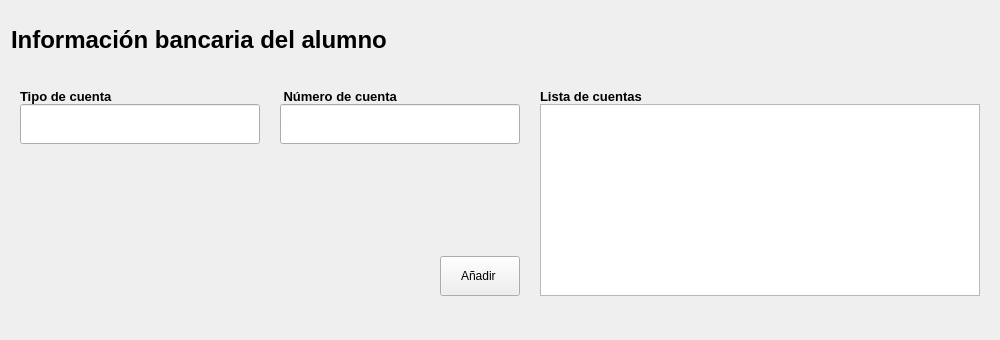
              <widget class="QFrame" name="info_bancaria_alumno">
               <property name="sizePolicy">
                <sizepolicy hsizetype="Preferred" vsizetype="Preferred">
                 <horstretch>0</horstretch>
                 <verstretch>10</verstretch>
                </sizepolicy>
               </property>
               <property name="minimumSize">
                <size>
                 <width>1000</width>
                 <height>340</height>
                </size>
               </property>
               <property name="styleSheet">
                <string notr="true"/>
               </property>
               <property name="frameShape">
                <enum>QFrame::NoFrame</enum>
               </property>
               <property name="frameShadow">
                <enum>QFrame::Raised</enum>
               </property>
               <property name="tipo" stdset="0">
                <string>espacio_preguntas_form</string>
               </property>
               <layout class="QVBoxLayout" name="verticalLayout_9">
                <property name="topMargin">
                 <number>20</number>
                </property>
                <item>
                 <widget class="QLabel" name="label_segmento_info_bancaria_alumno">
                  <property name="minimumSize">
                   <size>
                    <width>0</width>
                    <height>30</height>
                   </size>
                  </property>
                  <property name="maximumSize">
                   <size>
                    <width>16777215</width>
                    <height>20</height>
                   </size>
                  </property>
                  <property name="font">
                   <font>
                    <family>Arial</family>
                    <pointsize>18</pointsize>
                    <weight>75</weight>
                    <bold>true</bold>
                   </font>
                  </property>
                  <property name="styleSheet">
                   <string notr="true"/>
                  </property>
                  <property name="text">
                   <string>Información bancaria del alumno</string>
                  </property>
                  <property name="scaledContents">
                   <bool>false</bool>
                  </property>
                 </widget>
                </item>
                <item alignment="Qt::AlignVCenter">
                 <widget class="QFrame" name="preguntas_info_bancaria_alumno">
                  <property name="minimumSize">
                   <size>
                    <width>460</width>
                    <height>170</height>
                   </size>
                  </property>
                  <property name="styleSheet">
                   <string notr="true"/>
                  </property>
                  <property name="frameShape">
                   <enum>QFrame::NoFrame</enum>
                  </property>
                  <property name="frameShadow">
                   <enum>QFrame::Raised</enum>
                  </property>
                  <layout class="QGridLayout" name="gridLayout_10">
                   <property name="horizontalSpacing">
                    <number>20</number>
                   </property>
                   <item row="0" column="0">
                    <layout class="QVBoxLayout" name="verticalLayout_31">
                     <item alignment="Qt::AlignTop">
                      <widget class="QLabel" name="label_tipo_de_cuenta">
                       <property name="maximumSize">
                        <size>
                         <width>100</width>
                         <height>16777215</height>
                        </size>
                       </property>
                       <property name="font">
                        <font>
                         <family>Arial</family>
                         <pointsize>10</pointsize>
                         <weight>75</weight>
                         <bold>true</bold>
                        </font>
                       </property>
                       <property name="styleSheet">
                        <string notr="true"/>
                       </property>
                       <property name="text">
                        <string>Tipo de cuenta </string>
                       </property>
                       <property name="scaledContents">
                        <bool>true</bool>
                       </property>
                      </widget>
                     </item>
                     <item alignment="Qt::AlignTop">
                      <widget class="QLineEdit" name="input_tipo_de_cuenta">
                       <property name="enabled">
                        <bool>true</bool>
                       </property>
                       <property name="sizePolicy">
                        <sizepolicy hsizetype="Fixed" vsizetype="Fixed">
                         <horstretch>0</horstretch>
                         <verstretch>30</verstretch>
                        </sizepolicy>
                       </property>
                       <property name="minimumSize">
                        <size>
                         <width>240</width>
                         <height>40</height>
                        </size>
                       </property>
                       <property name="font">
                        <font>
                         <family>Arial</family>
                         <pointsize>-1</pointsize>
                        </font>
                       </property>
                       <property name="styleSheet">
                        <string notr="true"/>
                       </property>
                       <property name="placeholderText">
                        <string>.....</string>
                       </property>
                      </widget>
                     </item>
                    </layout>
                   </item>
                   <item row="0" column="1">
                    <layout class="QVBoxLayout" name="verticalLayout_32">
                     <item alignment="Qt::AlignTop">
                      <widget class="QLabel" name="label_numero_de_cuenta">
                       <property name="maximumSize">
                        <size>
                         <width>150</width>
                         <height>16777215</height>
                        </size>
                       </property>
                       <property name="font">
                        <font>
                         <family>Arial</family>
                         <pointsize>10</pointsize>
                         <weight>75</weight>
                         <bold>true</bold>
                        </font>
                       </property>
                       <property name="styleSheet">
                        <string notr="true"/>
                       </property>
                       <property name="text">
                        <string> Número de cuenta </string>
                       </property>
                       <property name="textFormat">
                        <enum>Qt::PlainText</enum>
                       </property>
                       <property name="scaledContents">
                        <bool>true</bool>
                       </property>
                      </widget>
                     </item>
                     <item alignment="Qt::AlignTop">
                      <widget class="QLineEdit" name="input_numero_de_cuenta">
                       <property name="sizePolicy">
                        <sizepolicy hsizetype="Fixed" vsizetype="Fixed">
                         <horstretch>0</horstretch>
                         <verstretch>30</verstretch>
                        </sizepolicy>
                       </property>
                       <property name="minimumSize">
                        <size>
                         <width>240</width>
                         <height>40</height>
                        </size>
                       </property>
                       <property name="font">
                        <font>
                         <family>Arial</family>
                         <pointsize>-1</pointsize>
                        </font>
                       </property>
                       <property name="styleSheet">
                        <string notr="true"/>
                       </property>
                       <property name="placeholderText">
                        <string>.....</string>
                       </property>
                      </widget>
                     </item>
                    </layout>
                   </item>
                   <item row="0" column="2" rowspan="2">
                    <layout class="QVBoxLayout" name="verticalLayout_42">
                     <item alignment="Qt::AlignTop">
                      <widget class="QLabel" name="label_mensaje_info_bancaria">
                       <property name="maximumSize">
                        <size>
                         <width>200</width>
                         <height>16777215</height>
                        </size>
                       </property>
                       <property name="font">
                        <font>
                         <family>Arial</family>
                         <pointsize>10</pointsize>
                         <weight>75</weight>
                         <bold>true</bold>
                        </font>
                       </property>
                       <property name="styleSheet">
                        <string/>
                       </property>
                       <property name="text">
                        <string>Lista de cuentas</string>
                       </property>
                      </widget>
                     </item>
                     <item>
                      <widget class="QListWidget" name="vista_previa_cuentas_bancarias">
                       <property name="font">
                        <font>
                         <family>Arial</family>
                         <pointsize>14</pointsize>
                         <weight>50</weight>
                         <bold>false</bold>
                        </font>
                       </property>
                       <property name="styleSheet">
                        <string notr="true"/>
                       </property>
                      </widget>
                     </item>
                    </layout>
                   </item>
                   <item row="1" column="1" alignment="Qt::AlignRight">
                    <widget class="QPushButton" name="boton_anadir_cuenta_banco">
                     <property name="sizePolicy">
                      <sizepolicy hsizetype="Fixed" vsizetype="Fixed">
                       <horstretch>0</horstretch>
                       <verstretch>0</verstretch>
                      </sizepolicy>
                     </property>
                     <property name="minimumSize">
                      <size>
                       <width>0</width>
                       <height>40</height>
                      </size>
                     </property>
                     <property name="cursor">
                      <cursorShape>PointingHandCursor</cursorShape>
                     </property>
                     <property name="styleSheet">
                      <string notr="true"/>
                     </property>
                     <property name="text">
                      <string>Añadir </string>
                     </property>
                     <property name="icon">
                      <iconset>
                       <normaloff>../recursos_de_imagenes/iconos_de_interfaz/circulo_mas.png</normaloff>../recursos_de_imagenes/iconos_de_interfaz/circulo_mas.png</iconset>
                     </property>
                     <property name="iconSize">
                      <size>
                       <width>40</width>
                       <height>20</height>
                      </size>
                     </property>
                    </widget>
                   </item>
                  </layout>
                 </widget>
                </item>
               </layout>
              </widget>
